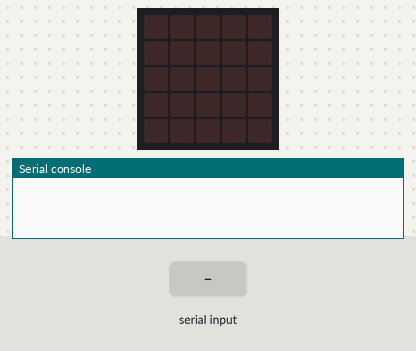
A program run on a simulated BBC micro:bit running MicroPython. Shown: the board's 5×5 LED display, the last lines printed to the serial console. The test bench sets the inputs (shaded band). Dim RGB values are drawn brighter than linear.

Above: at 1.2 s.
1.3 s: "200" typed at the serial console, then Enter
At 2.5 s:
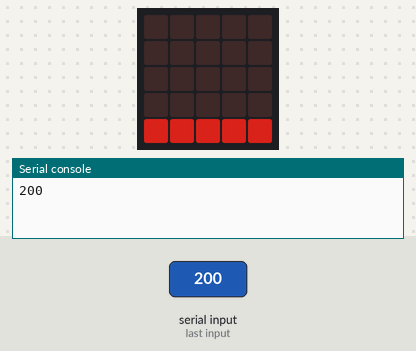
2.8 s: "5" typed at the serial console, then Enter
At 3.6 s:
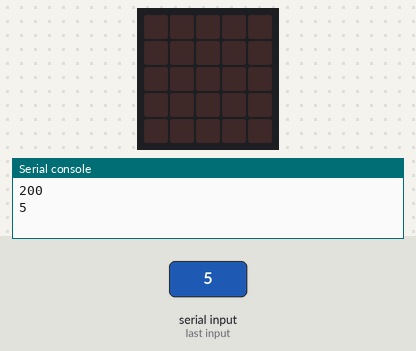
Timing chart, 0 to 5.8 s (numbered marks = the images above; inputs shaded):
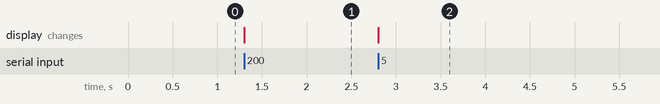

Measured:
- after the input at 1.3 s, the display: changes at once (image 1)
- after the input at 2.8 s, the display: changes at once (image 2)

The program:

ZamenaZaPotenciometar.py
```python
from microbit import *

while True:
    #vrednost = pin0.read_analog()
    vrednost = int(input())
    display.clear()
    br_na_redovi = (vrednost + 100) // 200
    for x in range(5):
        for y in range(5 - br_na_redovi, 5):
            display.set_pixel(x, y, 5)
    sleep(50)
```
